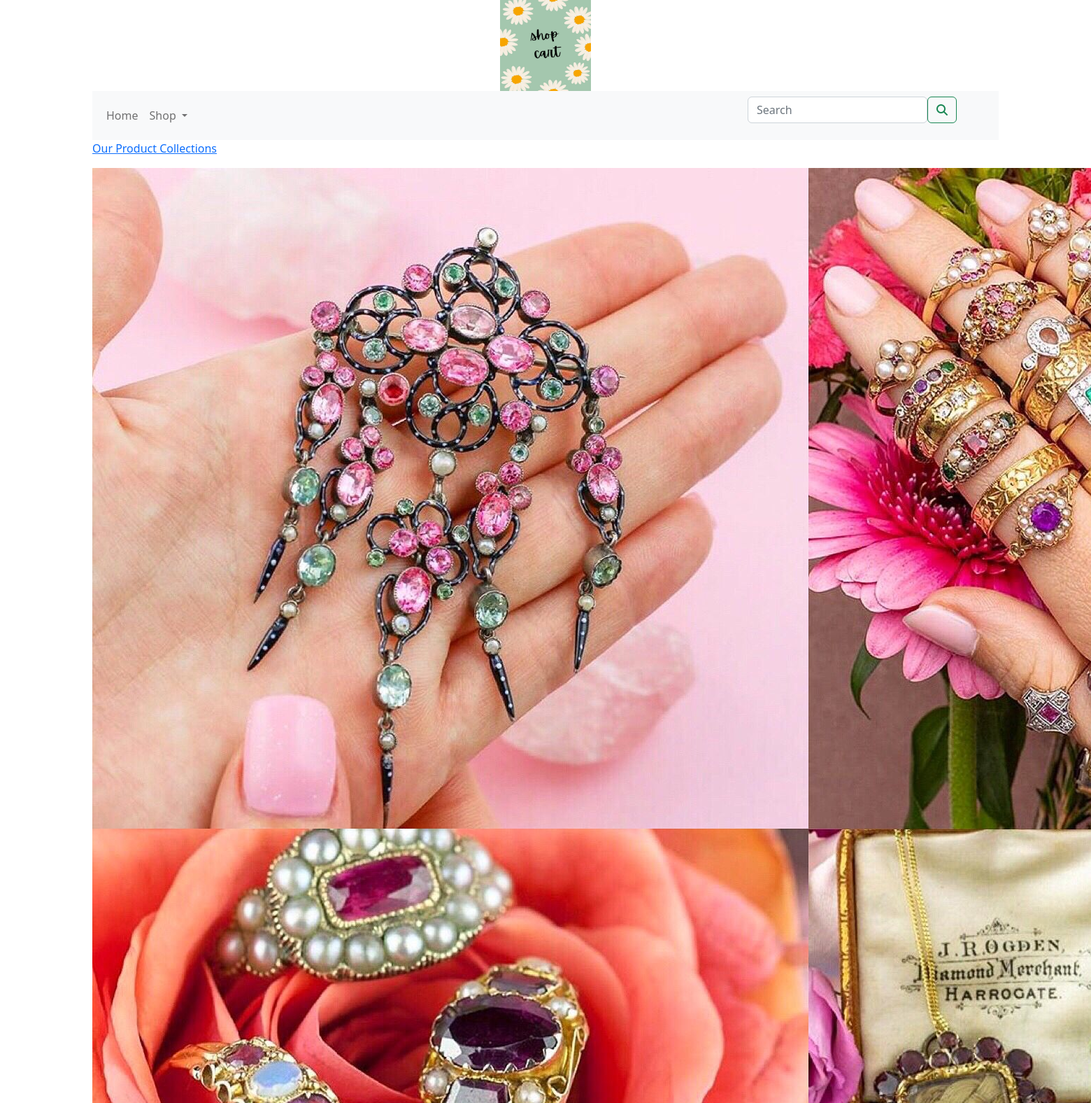
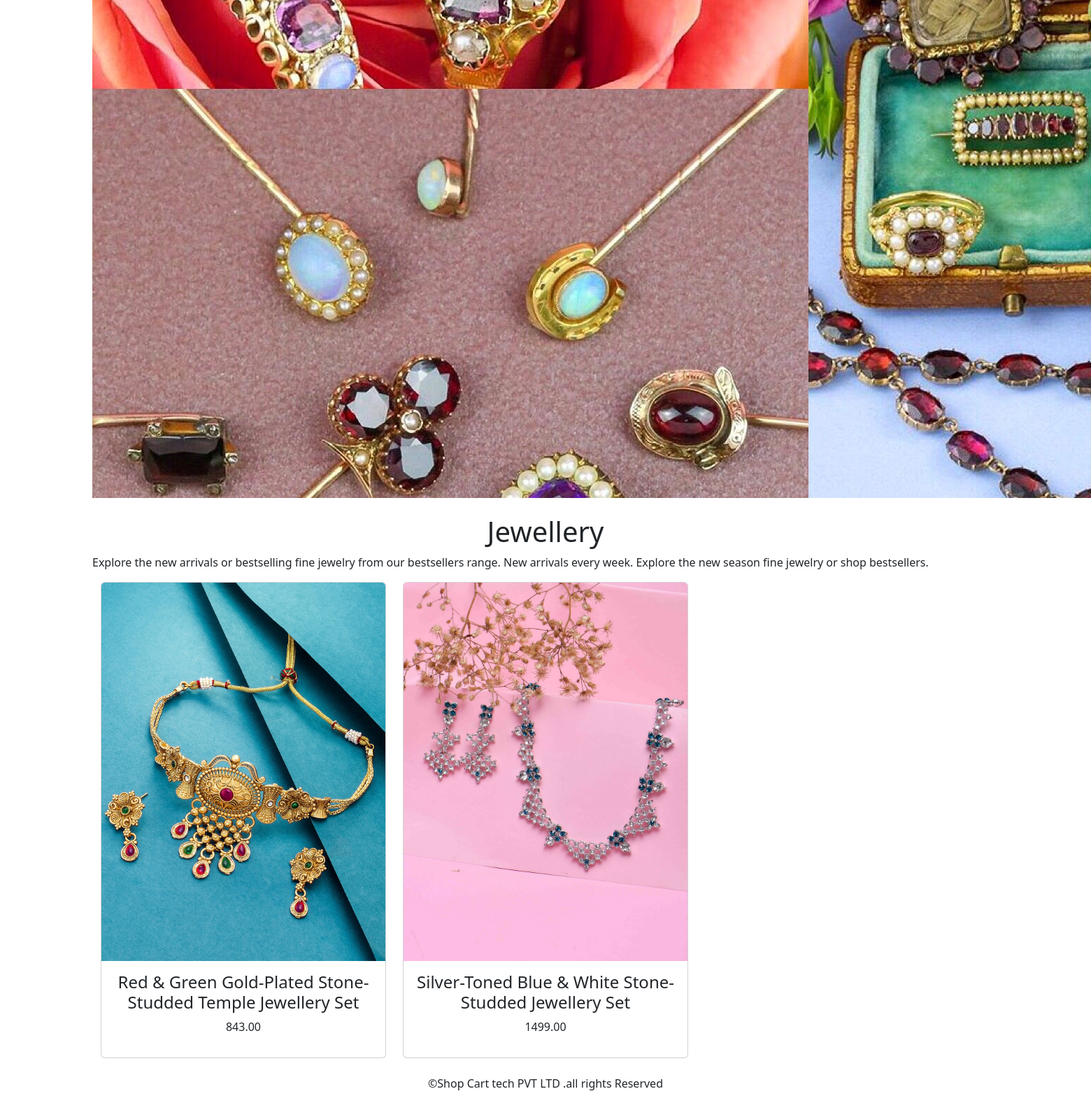
Screenshot of /shopapp/jewellery/ with the database file from the repository (2 pictures, top to bottom).
### shopapp/models.py (models this page shows, shortened)
class Category(models.Model):
     name=models.CharField(max_length=250,unique=True)
     slug=models.SlugField(max_length=250,unique=True)
     description=models.TextField(blank=True)
     image=models.ImageField(upload_to='category/',blank=True)
     class Meta:
          ordering=('name',)
          verbose_name='category'
          verbose_name_plural='categories'
     def get_url(self):
         return reverse('shopapp:products_by_category',args=[self.slug])

class Product(models.Model):
    name = models.CharField(max_length=250,unique=True)
    slug = models.SlugField(max_length=250, unique=True)
    description = models.TextField(blank=True)
    price =models.DecimalField(max_digits=10,decimal_places=2)
    category = models.ForeignKey(Category,on_delete=models.CASCADE)
    image = models.ImageField(upload_to='product/', blank=True)
    stock = models.IntegerField()
    available = models.BooleanField(default=True)
    created = models.DateField(auto_now_add=True)
    updated = models.DateField(auto_now_add=True)
    def get_url(self):
        return reverse('shopapp:prodCatdetail',args=[self.category.slug,self.slug])
    class Meta:
        ordering = ('name',)
        verbose_name = 'product'
        verbose_name_plural = 'products'

### shopapp/views.py (the view)
# urls.py: path('', views.allProdCat, name='allProdCat'),
def allProdCat(request,c_slug=None):
    c_page=None
    products_list=None
    if c_slug!=None:
        c_page=get_object_or_404(Category,slug=c_slug)
        products_list=Product.objects.all().filter(category=c_page,available=True)
    else:
        products_list=Product.objects.all().filter(available=True)
    paginator=Paginator(products_list,6)
    try:
        page=int(request.GET.get('page','1'))
    except:
        page=1
    try:
        products=paginator.page(page)
    except (EmptyPage,InvalidPage):
        products=paginator.page(paginator.num_pages)
    return render(request,"category.html",{'category':c_page,'products':products})

### cart/context_processors.py (called while the page is built)
def counter(request):
    item_count=0
    if 'admin' in request.path:
        return {}
    else:
        try:
            cart=Cart.objects.filter(cart_id=_cart_id(request))
            car_items=CartItem.objects.all().filter(cart=cart[:1])
            for cart_item in car_items:
                item_count += cart_item.quantity
        except Cart.DoesNotExist:
            item_count =0
    return dict(item_count=item_count)

### cart/views.py (called while the page is built)
def _cart_id(request):
    cart=request.session.session_key
    if not cart:
        cart=request.session.create()
    return cart

### shopapp/context_processors.py (called while the page is built)
def menu_links(request):
    links=Category.objects.all()
    return dict(links=links)

### template/category.html (shortened to what this page needs)
{% extends 'base.html'%}
{% load static %}
{% block content%}
{% if category %}
      <div>
          <div class="row my_row_class">
              <div class="mx_auto">
              <p><a href="{% url 'shopapp:allProdCat' %}"> Our Product Collections</a> </p>
          </div>
              </div>
      </div>
      {% endif %}
<div class="mx_auto">
    {% if category %}
        <img class="my_image" src="{{category.image.url}}" alt="{{category.name}}">
</div>
    <br>
<div>
         <h1 class="text-center my_title">{{category.name}}</h1>
         <p class="text-justify">{{category.description}}</p>
</div>
    {% endif %}
<div class="container">
    <div class="row mx_auto">
        {% for product in products.object_list %}
        <div class="my_bottom_margin col-9 col-sm-12 col-md-4  col-lg-4">
            <div class="card text-center" style="min-width:18rem;">
                <a href="{{product.get_url}}"><img  class="card-img-top my_image"  src="{{product.image.url}}" alt="{{product.name}}"></a>
            <div class="card-body">
               <h4>{{product.name}}</h4>
               <p>{{product.price}}</p>
            </div>
            </div>
        </div>
        {% endfor %}
    </div>
    <br>
</div>
{% endblock %}

### rows the page displays
Category: image (picture), name "Jewellery", description "Explore the new arrivals or bestselling fine jewelry from our bestsellers range. New arrivals every week. Explore the new season fine jewelry or shop bestsellers."
Product: image (picture), name "Red & Green Gold-Plated Stone-Studded Temple Jewellery Set", price "843.00"
Product: image (picture), name "Silver-Toned Blue & White Stone-Studded Jewellery Set", price "1499.00"
